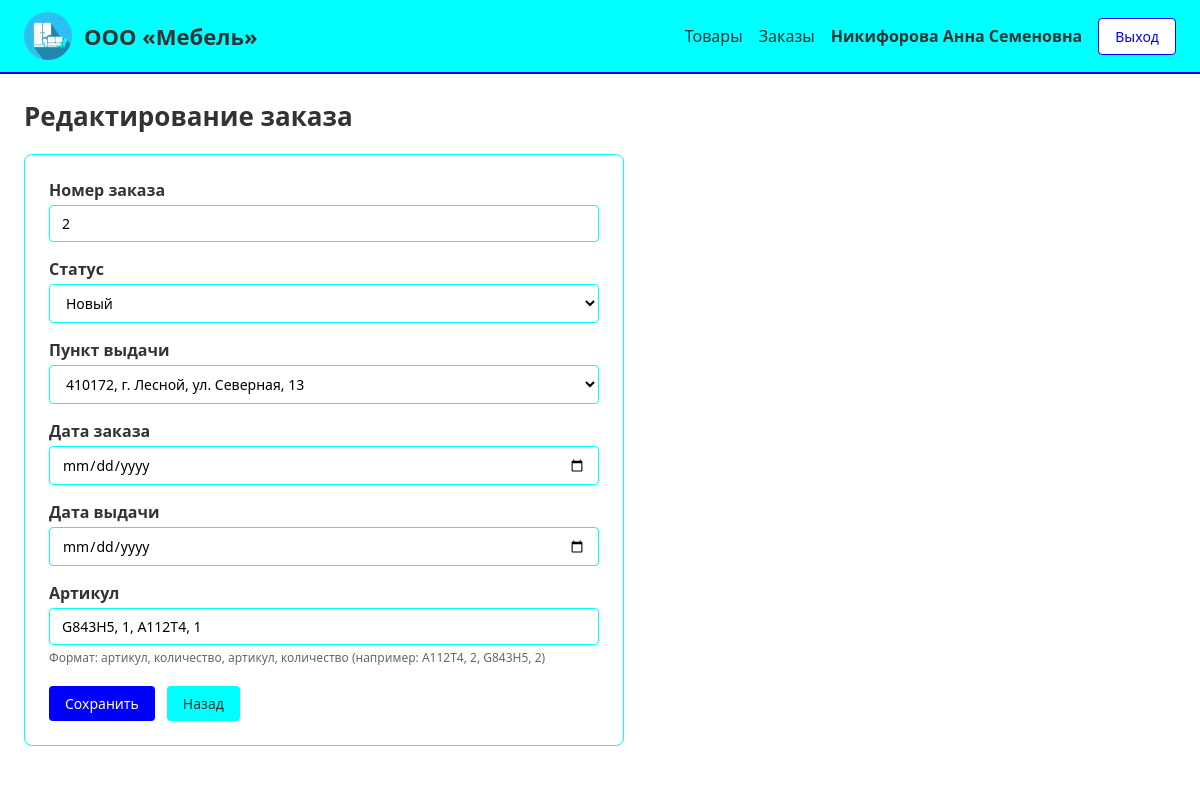
The app's page /orders/2/edit/ (signed in) with its own data.
### shop/models.py (models this page shows, shortened)
class AppUser(models.Model):
    role = models.CharField('Роль', max_length=20, choices=Role.choices)
    full_name = models.CharField('ФИО', max_length=200)
    login = models.EmailField('Логин', unique=True)
    password = models.CharField('Пароль', max_length=100)
    class Meta:
        verbose_name = 'Пользователь'
        verbose_name_plural = 'Пользователи'

class Order(models.Model):
    number = models.PositiveIntegerField('Номер заказа', unique=True)
    status = models.ForeignKey(
        OrderStatus, on_delete=models.PROTECT, verbose_name='Статус',
    )
    pickup_point = models.ForeignKey(
        PickupPoint, on_delete=models.PROTECT, verbose_name='Пункт выдачи',
    )
    order_date = models.DateField('Дата заказа')
    delivery_date = models.DateField('Дата выдачи')
    client = models.ForeignKey(
        AppUser, on_delete=models.PROTECT,
        verbose_name='Клиент', limit_choices_to={'role': Role.CLIENT},
    )
    pickup_code = models.PositiveIntegerField('Код для получения')
    class Meta:
        verbose_name = 'Заказ'
        verbose_name_plural = 'Заказы'
        ordering = ['number']
    @property
    def articles_display(self):
        items = self.items.select_related('product').all()
        parts = []
        for item in items:
            parts.append(f'{item.product.article}, {item.quantity}')
        return ', '.join(parts)

### shop/views.py (the view)
# urls.py: path('orders/<int:pk>/edit/', views.order_edit_view, name='order_edit'),
@admin_required
def order_edit_view(request, pk):
    order = get_object_or_404(Order, pk=pk)
    if request.session.get('editing_order_id') and request.session['editing_order_id'] != pk:
        messages.warning(request, 'Уже открыто окно редактирования другого заказа.')
        return redirect('order_edit', pk=request.session['editing_order_id'])
    request.session['editing_order_id'] = pk
    if request.method == 'POST':
        form = OrderForm(request.POST, instance=order)
        if form.is_valid():
            updated = form.save()
            order.items.all().delete()
            for item in form.cleaned_items:
                OrderItem.objects.create(
                    order=updated,
                    product=item['product'],
                    quantity=item['quantity'],
                )
            request.session.pop('editing_order_id', None)
            messages.success(request, f'Заказ №{updated.number} успешно обновлён.')
            return redirect('order_list')
    else:
        form = OrderForm(instance=order)
    return render(request, 'shop/order_form.html', {
        'form': form,
        'order': order,
        'is_edit': True,
        'page_title': 'Редактирование заказа',
        'current_user': get_current_user(request),
    })

### shop/forms.py (shortened to what this page needs)
class OrderForm(forms.ModelForm):
    articles = forms.CharField(
        label='Артикул',
        help_text='Формат: артикул, количество, артикул, количество (например: А112Т4, 2, G843H5, 2)',
        widget=forms.TextInput(attrs={
            'placeholder': 'А112Т4, 2, G843H5, 2', 'class': 'input',
        }),
    )
    class Meta:
        model = Order
        fields = [
            'status', 'pickup_point', 'order_date', 'delivery_date',
        ]
        widgets = {
            'status': forms.Select(attrs={'class': 'select'}),
            'pickup_point': forms.Select(attrs={'class': 'select'}),
            'order_date': forms.DateInput(attrs={'type': 'date', 'class': 'input'}),
            'delivery_date': forms.DateInput(attrs={'type': 'date', 'class': 'input'}),
        }
    def __init__(self, *args, **kwargs):
        super().__init__(*args, **kwargs)
        self.fields['status'].queryset = OrderStatus.objects.order_by('name')
        self.fields['pickup_point'].queryset = PickupPoint.objects.order_by('id')
        if self.instance.pk:
            self.fields['articles'].initial = self.instance.articles_display

### shop/models.py (called while the page is built)
    def __str__(self):
        return self.address

    def __str__(self):
        return self.name

### shop/views.py (called while the page is built)
def get_current_user(request):
    user_id = request.session.get('user_id')
    if user_id:
        return AppUser.objects.filter(pk=user_id).first()
    return None

### templates/shop/order_form.html (shortened to what this page needs)
{% extends 'base.html' %}
{% block content %}
<div class="form-page">
    <form method="post" class="form form--wide">
        {% if is_edit %}
        <div class="form-group">
            <label>Номер заказа</label>
            <input type="text" value="{{ order.number }}" readonly class="input input--readonly">
        </div>
        {% endif %}
        {% for field in form %}
        <div class="form-group">
            <label for="{{ field.id_for_label }}">{{ field.label }}</label>
            {{ field }}
            {% if field.help_text %}
                <span class="form-hint">{{ field.help_text }}</span>
            {% endif %}
        </div>
        {% endfor %}
        <div class="form-actions">
            <button type="submit" class="btn btn--primary">
                {% if is_edit %}Сохранить{% else %}Добавить{% endif %}
            </button>
            <a href="{% url 'order_list' %}" class="btn btn--secondary">Назад</a>
        </div>
    </form>
</div>
{% endblock %}

### templates/base.html (shortened to what this page needs)
{% load static %}
<!DOCTYPE html>
<html lang="ru">
<head>
    <link rel="stylesheet" href="{% static 'css/style.css' %}">
</head>
<body>
    <header class="header">
        <div class="header__logo">
            <img src="{% static 'images/icon.png' %}" alt="Логотип компании" class="header__logo-img">
            <span class="header__logo-text">ООО «Мебель»</span>
        </div>
        <nav class="header__nav">
            {% if current_user %}
                <a href="{% url 'product_list' %}" class="nav-link">Товары</a>
                {% if current_user.role == 'manager' or current_user.role == 'admin' %}
                    <a href="{% url 'order_list' %}" class="nav-link">Заказы</a>
                {% endif %}
                <span class="header__user">{{ current_user.full_name }}</span>
                <a href="{% url 'logout' %}" class="btn btn--outline">Выход</a>
            {% else %}
                <a href="{% url 'login' %}" class="nav-link">Вход</a>
            {% endif %}
        </nav>
    </header>
    <main class="main">
        <h1 class="page-title">{% block page_heading %}{{ page_title }}{% endblock %}</h1>
        {% block content %}{% endblock %}
    </main>
</body>
</html>

### static/css/style.css (style rules this page uses)
* { margin: 0; padding: 0; box-sizing: border-box; }
body { font-family: Calibri, 'Segoe UI', sans-serif; background-color: #FFFFFF; color: #333333; min-height: 100vh; }
.header { background-color: #00FFFF; padding: 12px 24px; display: flex; justify-content: space-between; align-items: center; border-bottom: 2px solid #0000FF; }
.header__logo { display: flex; align-items: center; gap: 12px; }
.header__logo-img { height: 48px; width: auto; object-fit: contain; }
.header__logo-text { font-size: 22px; font-weight: bold; color: #333333; }
.header__nav { display: flex; align-items: center; gap: 16px; }
.header__user { font-weight: bold; color: #333333; }
.nav-link { color: #333333; text-decoration: none; font-size: 16px; }
.main { padding: 24px; max-width: 1400px; margin: 0 auto; background-color: #FFFFFF; }
.page-title { font-size: 26px; margin-bottom: 20px; color: #333333; }
.btn { display: inline-block; padding: 8px 16px; border: none; border-radius: 4px; cursor: pointer; font-family: Calibri, 'Segoe UI', sans-serif; font-size: 14px; text-decoration: none; text-align: center; }
.btn--primary { background-color: #0000FF; color: #FFFFFF; }
.btn--secondary { background-color: #00FFFF; color: #333333; }
.btn--outline { background-color: #FFFFFF; border: 1px solid #0000FF; color: #0000FF; }
.form-group { margin-bottom: 16px; text-align: left; }
.form-group label { display: block; margin-bottom: 4px; font-weight: bold; }
.input, .select, select, input[type="text"], input[type="email"], input[type="password"], input[type="number"], input[type="date"], textarea, input[type="file"] { width: 100%; padding: 8px 12px; border: 1px solid #00FFFF; border-radius: 4px; font-family: Calibri, 'Segoe UI', sans-serif; font-size: 14px; background-color: #FFFFFF; }
.input--readonly { background-color: #f0f0f0; }
.form-hint { color: #666666; font-size: 12px; display: block; margin-top: 4px; }
.form-actions { display: flex; gap: 12px; margin-top: 20px; }
.form-page { max-width: 600px; }
.form--wide { background-color: #FFFFFF; border: 1px solid #00FFFF; border-radius: 8px; padding: 24px; }

### records on screen
AppUser: full_name "Никифорова Анна Семеновна"
Order: number "2", form "Новый" "410172, г. Лесной, ул. Северная, 13"

### other values on screen
{{ page_title }} "Редактирование заказа"
{{ field.label }} "Статус" "Пункт выдачи" "Дата заказа" "Дата выдачи" "Артикул"
{{ field.help_text }} "Формат: артикул, количество, артикул, количество (например: А112Т4, 2, G843H5, 2)"
